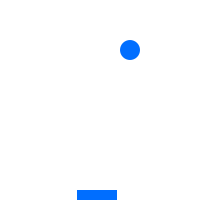
Frame 1 (no input)
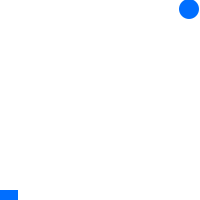
Frame 60 (the mouse pressed at the canvas centre just before this capture)
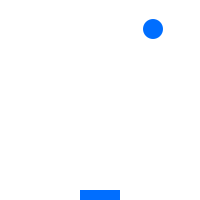
Frame 120 (the mouse held since frame 60 and released just before this capture)

The Processing sketch that drew these frames (run headless with seeded random() and noise(); from frame 60 on, the mouse is pressed at the canvas centre):

// Processing sketch: processing_83040
// ── processing_83040.pde

Ball rawr;
Paddle hey;
void setup()
{
  rawr=new Ball();
  hey=new Paddle();
  size(200,200);
}
void draw()
{
  background(255);
  rawr.boing();
  rawr.whee();
  rawr.raa();
  rawr.tadaa();
  hey.you();
  hey.there();
}
class Ball
{
  int x;
  int y;
  boolean upp;
  boolean rightt;
  Ball()
  {
    x=int(random(0,width));
    y=int(random(0,height));
    upp = true;
    rightt = true;
  }
  void tadaa()
  {
    noStroke();
    fill(0,110,255);
    ellipse(x,y,20,20);
  }
  void raa()
  {
    if(rightt==true)
    {
      x++;
    }
    else
    {
      x--;
    }
    if(upp==true)
    {
      y--;
    }
    else
    {
      y++;
    }
  }
  void boing ()
  {
    if(y>height)
    {
      upp=true;
    }
    if(y<1)
    {
      upp=false;
    }
    if(x<1)
    {
      rightt=true;
    }
    if(x>width)
    {
      rightt=false;
    }
  }
  void whee()
  {
    if(get(x,y+12) != color(255))
    {
      upp=true;
    }
  }
}
class Paddle 
{
  int la; 
  Paddle()
  {
    la=width/2;
  }
  void there()
  {
    noStroke();
    fill(0,110,255);
    rect(la-20,height-10,40,10);
  }
  void you()
  {
    if(mouseX>la) 
    {
      la=la+3;
    }
    if(mouseX<la)
    {
      la=la-3;
    }
  }
}
